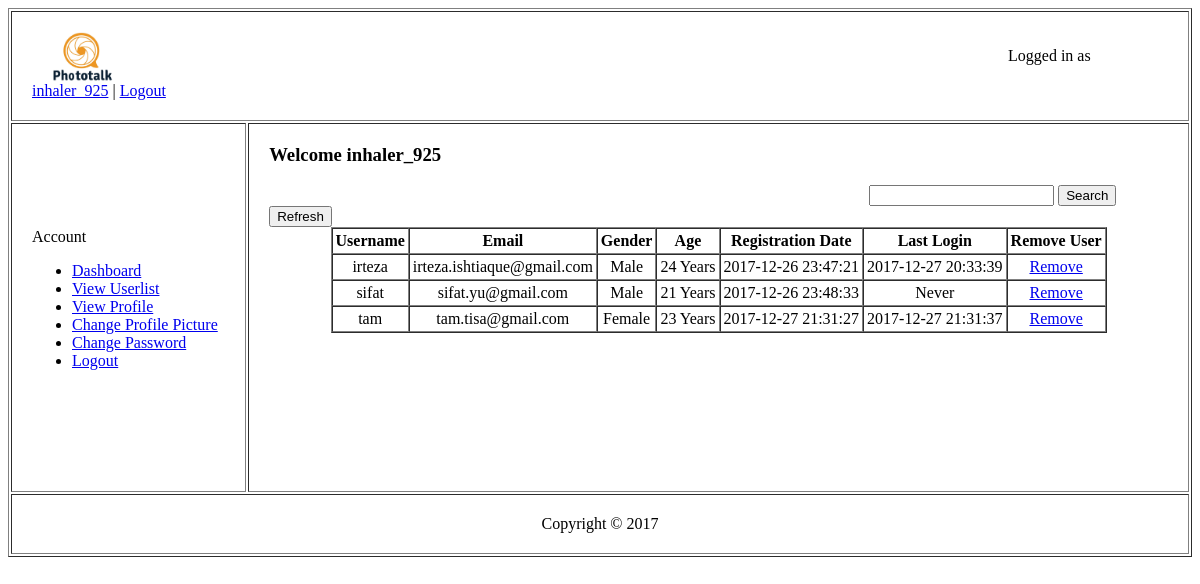
Before: /app/Userlist.php (signed in) with the older database file.
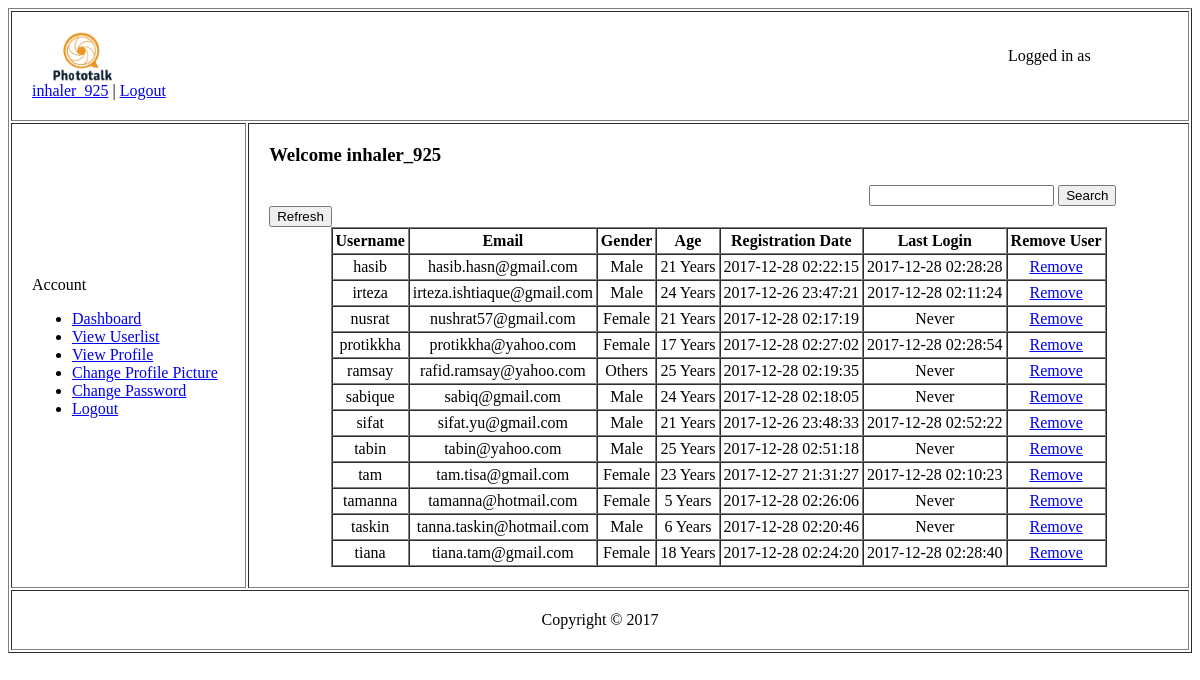
After: the same page with the newer database file.
### tables this page shows
CREATE TABLE `users` (
  `name` varchar(50) NOT NULL,
  `email` varchar(50) NOT NULL,
  `username` varchar(30) NOT NULL,
  `password` varchar(50) NOT NULL,
  `gender` varchar(6) NOT NULL,
  `dob` varchar(12) NOT NULL,
  `profile_picture` blob,
  `register_date` datetime NOT NULL,
  `last_log_in` datetime DEFAULT NULL
);

### data/userlist_handler.php (called while the page is built, shortened)
<?php
	$conn = mysqli_connect("localhost","root","","photography_site",3306);
	$user_data_query = "select * from users";
	$user_data = mysqli_query($conn,$user_data_query);
?>

### app/Userlist.php (the view, shortened to what this page needs)
<?php
	include("../data/userlist_handler.php");
	$flag = 0;
?>
<html>
	<form method="POST">
		<body>
			<table border="1" height="70%" width="100%" cellpadding="20" align="center">
				<tr height="20%">
					<td colspan="9">
						<img align="center"  src="Logo.jpg" width="100" height="50"/>&emsp;&emsp;&emsp;&emsp;&emsp;&emsp;&emsp;&emsp;&emsp;&emsp;&emsp;&emsp;&emsp;&emsp;&emsp;&emsp;&emsp;
						&emsp;&emsp;&emsp;&emsp;&emsp;&emsp;&emsp;&emsp;&emsp;&emsp;&emsp;&emsp;&emsp;&emsp;&emsp;&emsp;&emsp;&emsp;&emsp;&emsp;&emsp;&emsp;&emsp;
						&emsp;&emsp;&emsp;&emsp;&emsp;&emsp;&emsp;&emsp;&emsp;&emsp;&emsp;&emsp;&emsp;&emsp;
						Logged in as <a href="Admin_View_Profile.php"><?= $_SESSION['username']; ?></a> |
						<a href="Login.php">Logout</a>
					</td>
				</tr>
				<tr height="200%">
					<td colspan="1" width="20%">
						Account
						<ul>
							<li><a href="Admin_Dashboard.php">Dashboard</a></li>
							<li><a href="Userlist.php">View Userlist</a></li>
							<li><a href="Admin_View_Profile.php">View Profile</a></li>
							<li><a href="Admin_Change_Profile_Picture.php">Change Profile Picture</a></li>
							<li><a href="Admin_Change_Password.php">Change Password</a></li>
							<li><a href="Login.php">Logout</a></li>
					</td>
					<td colspan="8" valign="top">
						<h3>Welcome <?= $_SESSION['username']; ?></h3> <input type="text" name="searchkey"/> <input type="submit" name="submit" value="Search"/> <input type="submit" value="Refresh"/>
						<table border="1" cellspacing="0" cellpadding="3" align="center">
							<tr>
								<th>Username</th>
								<th>Email</th>
								<th>Gender</th>
								<th>Age</th>
								<th>Registration Date</th>
								<th>Last Login</th>
								<th>Remove User</th>
							</tr>
							<?php
								if($flag == 0)
								{
									if(mysqli_num_rows($user_data) != 0)
									{
										while($row = mysqli_fetch_assoc($user_data))
										{
											echo "<tr>";
												echo "<td align='center'>";
													echo $row['username'];
												echo "</td>";
												echo "<td align='center'>";
													echo $row['email'];
												echo "</td>";
												echo "<td align='center'>";
													echo $row['gender'];
												echo "</td>";
												echo "<td align='center'>";
													$dob = $row['dob'];
													for($i=0;$i<strlen($dob);$i++)
													{
														if($dob[$i] == '/')
														{
															$dob[$i] = '-';
														}
													}
													$today = date("Y-m-d");
													$diff = date_diff(date_create($dob), date_create($today));
													$age = $diff->format('%y');
													echo $age." Years";
												echo "</td>";
												echo "<td align='center'>";
													echo $row['register_date'];
												echo "</td>";
												echo "<td align='center'>";
													if($row['last_log_in'] == null)
														echo "Never";
													else
														echo $row['last_log_in'];
												echo "</td>";
												echo "<td align='center'>";
													$username = $row['username'];
													echo "<a href='Delete User Confirmation.php?username=$username'>Remove</a>";
												echo "</td>";
											echo "</tr>";
										}
									}
									else
									{
										echo "No Registered Users Found !!";
									}
								}
							?>
						</table>
					</td>
				</tr>
				<tr height="10%">
					<td align="center" colspan="9">
						Copyright © 2017
					</td>
				</tr>
			</table>
		</body>
	</form>
</html>

Changed rows visible on the page:
added users: username "hasib", email "hasib.hasn@gmail.com", gender "Male", age "21", register_date "2017-12-28 02:22:15", last_log_in "2017-12-28 02:28:28"
changed users "irteza": last_log_in "2017-12-27 20:33:39" → "2017-12-28 02:11:24"
added users: username "nusrat", email "nushrat57@gmail.com", gender "Female", age "21", register_date "2017-12-28 02:17:19", shows "Never"
added users: username "protikkha", email "protikkha@yahoo.com", gender "Female", age "17", register_date "2017-12-28 02:27:02", last_log_in "2017-12-28 02:28:54"
added users: username "ramsay", email "rafid.ramsay@yahoo.com", gender "Others", age "25", register_date "2017-12-28 02:19:35", shows "Never"
added users: username "sabique", email "sabiq@gmail.com", gender "Male", age "24", register_date "2017-12-28 02:18:05", shows "Never"
changed users "sifat": last_log_in (not shown) → "2017-12-28 02:52:22"; no longer shows "Never"
added users: username "tabin", email "tabin@yahoo.com", gender "Male", age "25", register_date "2017-12-28 02:51:18", shows "Never"
changed users "tam": last_log_in "2017-12-27 21:31:37" → "2017-12-28 02:10:23"
added users: username "tamanna", email "tamanna@hotmail.com", gender "Female", age "5", register_date "2017-12-28 02:26:06", shows "Never"
added users: username "taskin", email "tanna.taskin@hotmail.com", gender "Male", age "6", register_date "2017-12-28 02:20:46", shows "Never"
added users: username "tiana", email "tiana.tam@gmail.com", gender "Female", age "18", register_date "2017-12-28 02:24:20", last_log_in "2017-12-28 02:28:40"
